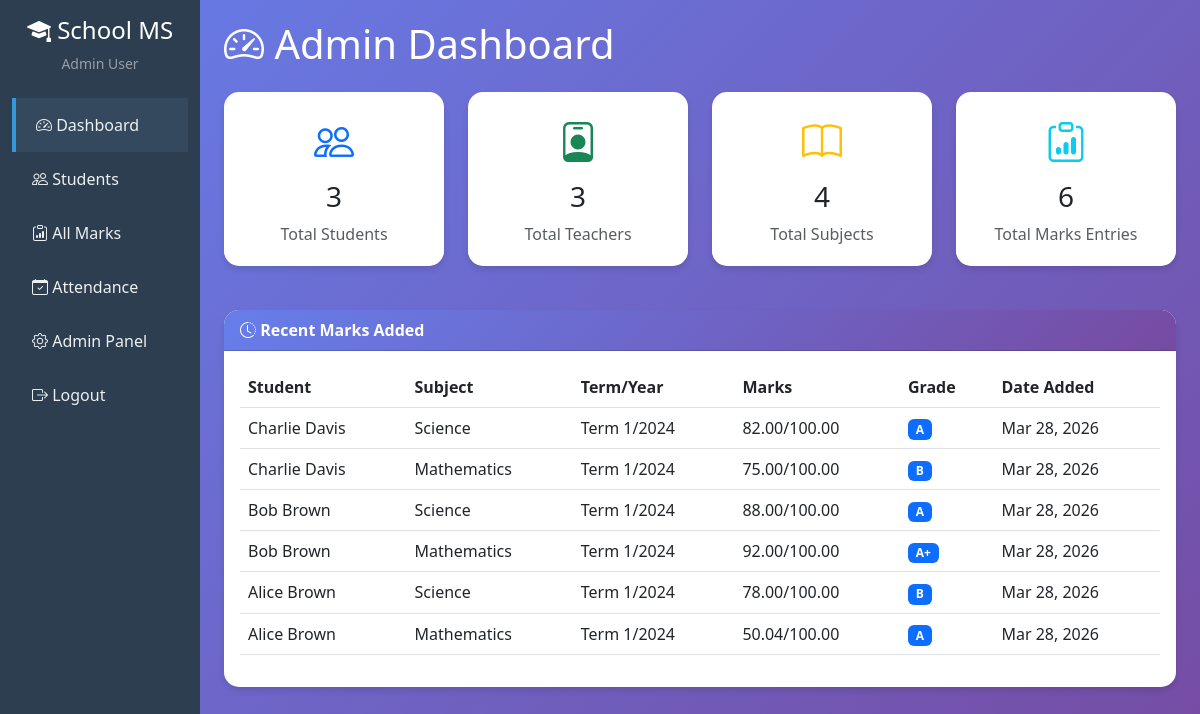
/admin-dashboard/ (signed in), run on the app's committed database.
### core/models.py (models this page shows, shortened)
class Mark(models.Model):
    TERM_CHOICES = (
        ('1', 'Term 1'),
        ('2', 'Term 2'),
        ('3', 'Term 3'),
    )
    student = models.ForeignKey(Student, on_delete=models.CASCADE, related_name='marks')
    subject = models.ForeignKey(Subject, on_delete=models.CASCADE, related_name='marks')
    term = models.CharField(max_length=1, choices=TERM_CHOICES)
    year = models.IntegerField()
    marks_obtained = models.DecimalField(max_digits=5, decimal_places=2)
    total_marks = models.DecimalField(max_digits=5, decimal_places=2, default=100)
    grade = models.CharField(max_length=2, blank=True)
    remarks = models.TextField(blank=True, null=True)
    added_by = models.ForeignKey(Teacher, on_delete=models.SET_NULL, null=True, related_name='marks_added')
    created_at = models.DateTimeField(auto_now_add=True)
    updated_at = models.DateTimeField(auto_now=True)
    class Meta:
        unique_together = ['student', 'subject', 'term', 'year']
        ordering = ['-year', '-term', 'subject']

class Student(models.Model):
    user = models.OneToOneField(User, on_delete=models.CASCADE, related_name='student_profile')
    admission_number = models.CharField(max_length=20, unique=True)
    date_of_birth = models.DateField()
    grade = models.CharField(max_length=10)
    parent = models.ForeignKey(User, on_delete=models.SET_NULL, null=True, blank=True,
                               related_name='children', limit_choices_to={'profile__user_type': 'parent'})

class Subject(models.Model):
    name = models.CharField(max_length=100)
    code = models.CharField(max_length=10, unique=True)
    description = models.TextField(blank=True, null=True)
    teacher = models.ForeignKey(Teacher, on_delete=models.SET_NULL, null=True, related_name='subjects')

### core/views.py (the view)
# urls.py: path('admin-dashboard/', views.admin_dashboard, name='admin_dashboard'),
@login_required
def admin_dashboard(request):
    if not (request.user.is_superuser or (hasattr(request.user, 'profile') and request.user.profile.user_type == 'admin')):
        messages.error(request, 'Access denied. Admin privileges required.')
        return redirect('dashboard')
    total_students = Student.objects.count()
    total_teachers = Teacher.objects.count()
    total_subjects = Subject.objects.count()
    total_marks = Mark.objects.count()
    recent_marks = Mark.objects.select_related('student__user', 'subject').order_by('-created_at')[:10]
    context = {
        'total_students': total_students,
        'total_teachers': total_teachers,
        'total_subjects': total_subjects,
        'total_marks': total_marks,
        'recent_marks': recent_marks,
    }
    return render(request, 'admin_dashboard.html', context)

### templates/admin_dashboard.html (shortened to what this page needs)
{% extends 'base.html' %}
{% block sidebar %}
<li class="nav-item">
    <a class="nav-link active" href="{% url 'admin_dashboard' %}">
        <i class="bi bi-speedometer2"></i> Dashboard
    </a>
</li>
<li class="nav-item">
    <a class="nav-link" href="{% url 'admin_students' %}">
        <i class="bi bi-people"></i> Students
    </a>
</li>
<li class="nav-item">
    <a class="nav-link" href="{% url 'admin_marks' %}">
        <i class="bi bi-clipboard-data"></i> All Marks
    </a>
</li>
<li class="nav-item">
    <a class="nav-link" href="{% url 'admin_attendance' %}">
        <i class="bi bi-calendar-check"></i> Attendance
    </a>
</li>
<li class="nav-item">
    <a class="nav-link" href="/admin/">
        <i class="bi bi-gear"></i> Admin Panel
    </a>
</li>
{% endblock %}
{% block content %}
<h1 class="mb-4 text-white"><i class="bi bi-speedometer2"></i> Admin Dashboard</h1>
<div class="row">
    <div class="col-md-3">
        <div class="stat-card text-center">
            <i class="bi bi-people text-primary"></i>
            <h3 class="mt-2">{{ total_students }}</h3>
            <p class="text-muted mb-0">Total Students</p>
        </div>
    </div>
    <div class="col-md-3">
        <div class="stat-card text-center">
            <i class="bi bi-person-badge text-success"></i>
            <h3 class="mt-2">{{ total_teachers }}</h3>
            <p class="text-muted mb-0">Total Teachers</p>
        </div>
    </div>
    <div class="col-md-3">
        <div class="stat-card text-center">
            <i class="bi bi-book text-warning"></i>
            <h3 class="mt-2">{{ total_subjects }}</h3>
            <p class="text-muted mb-0">Total Subjects</p>
        </div>
    </div>
    <div class="col-md-3">
        <div class="stat-card text-center">
            <i class="bi bi-clipboard-data text-info"></i>
            <h3 class="mt-2">{{ total_marks }}</h3>
            <p class="text-muted mb-0">Total Marks Entries</p>
        </div>
    </div>
</div>
<div class="card mt-4">
    <div class="card-header">
        <i class="bi bi-clock-history"></i> Recent Marks Added
    </div>
    <div class="card-body">
        <div class="table-responsive">
            <table class="table table-hover">
                <thead>
                    <tr>
                        <th>Student</th>
                        <th>Subject</th>
                        <th>Term/Year</th>
                        <th>Marks</th>
                        <th>Grade</th>
                        <th>Date Added</th>
                    </tr>
                </thead>
                <tbody>
                    {% for mark in recent_marks %}
                    <tr>
                        <td>{{ mark.student.user.get_full_name }}</td>
                        <td>{{ mark.subject.name }}</td>
                        <td>Term {{ mark.term }}/{{ mark.year }}</td>
                        <td>{{ mark.marks_obtained }}/{{ mark.total_marks }}</td>
                        <td><span class="badge bg-primary">{{ mark.grade }}</span></td>
                        <td>{{ mark.created_at|date:"M d, Y" }}</td>
                    </tr>
                    {% empty %}
                    <tr>
                        <td colspan="6" class="text-center text-muted">No marks added yet</td>
                    </tr>
                    {% endfor %}
                </tbody>
            </table>
        </div>
    </div>
</div>
{% endblock %}

### templates/base.html (shortened to what this page needs)
<!DOCTYPE html>
<html lang="en">
<head>
    <link href="https://cdn.jsdelivr.net/npm/bootstrap@5.3.0/dist/css/bootstrap.min.css" rel="stylesheet">
    <link rel="stylesheet" href="https://cdn.jsdelivr.net/npm/bootstrap-icons@1.10.0/font/bootstrap-icons.css">
</head>
<body>
    {% if user.is_authenticated %}
    <div class="container-fluid">
        <div class="row">
            <nav class="col-md-2 d-md-block sidebar">
                <div class="position-sticky pt-3">
                    <div class="text-center mb-4">
                        <h4 class="text-white"><i class="bi bi-mortarboard-fill"></i> School MS</h4>
                        <p class="text-white-50 small">{{ user.get_full_name|default:user.username }}</p>
                    </div>
                    <ul class="nav flex-column">
                        {% block sidebar %}{% endblock %}
                        <li class="nav-item mt-auto">
                            <a class="nav-link" href="{% url 'logout' %}">
                                <i class="bi bi-box-arrow-right"></i> Logout
                            </a>
                        </li>
                    </ul>
                </div>
            </nav>
            <main class="col-md-10 ms-sm-auto px-md-4 content-wrapper">
                {% block content %}{% endblock %}
            </main>
        </div>
    </div>
    {% endif %}
</body>
</html>

### templates/base.html (style rules this page uses)
body { min-height: 100vh; background: linear-gradient(135deg, #667eea 0%, #764ba2 100%); }
.sidebar { min-height: 100vh; background-color: #2c3e50; }
.sidebar a { color: #ecf0f1; text-decoration: none; padding: 15px 20px; display: block; transition: all 0.3s; }
.sidebar a:hover, .sidebar a.active { background-color: #34495e; border-left: 4px solid #3498db; }
.content-wrapper { padding: 20px; }
.card { border: none; border-radius: 15px; box-shadow: 0 4px 6px rgba(0, 0, 0, 0.1); margin-bottom: 20px; }
.card-header { background: linear-gradient(135deg, #667eea 0%, #764ba2 100%); color: white; border-radius: 15px 15px 0 0 !important; font-weight: bold; }
.stat-card { background: white; border-radius: 15px; padding: 20px; margin-bottom: 20px; box-shadow: 0 4px 6px rgba(0, 0, 0, 0.1); }
.stat-card i { font-size: 2.5rem; }
.table { background: white; }

### data on the page
Mark: student.user.get_full_name "Charlie Davis", subject.name "Science", term "1", year "2024", marks_obtained "82.00", total_marks "100.00", grade "A", created_at "Mar 28, 2026"
Mark: student.user.get_full_name "Charlie Davis", subject.name "Mathematics", term "1", year "2024", marks_obtained "75.00", total_marks "100.00", grade "B", created_at "Mar 28, 2026"
Mark: student.user.get_full_name "Bob Brown", subject.name "Science", term "1", year "2024", marks_obtained "88.00", total_marks "100.00", grade "A", created_at "Mar 28, 2026"
Mark: student.user.get_full_name "Bob Brown", subject.name "Mathematics", term "1", year "2024", marks_obtained "92.00", total_marks "100.00", grade "A+", created_at "Mar 28, 2026"
Mark: student.user.get_full_name "Alice Brown", subject.name "Science", term "1", year "2024", marks_obtained "78.00", total_marks "100.00", grade "B", created_at "Mar 28, 2026"
Mark: student.user.get_full_name "Alice Brown", subject.name "Mathematics", term "1", year "2024", marks_obtained "50.04", total_marks "100.00", grade "A", created_at "Mar 28, 2026"

### other printed values
{{ user.get_full_name|default:user.username }} "Admin User"
{{ total_students }} "3"
{{ total_teachers }} "3"
{{ total_subjects }} "4"
{{ total_marks }} "6"
